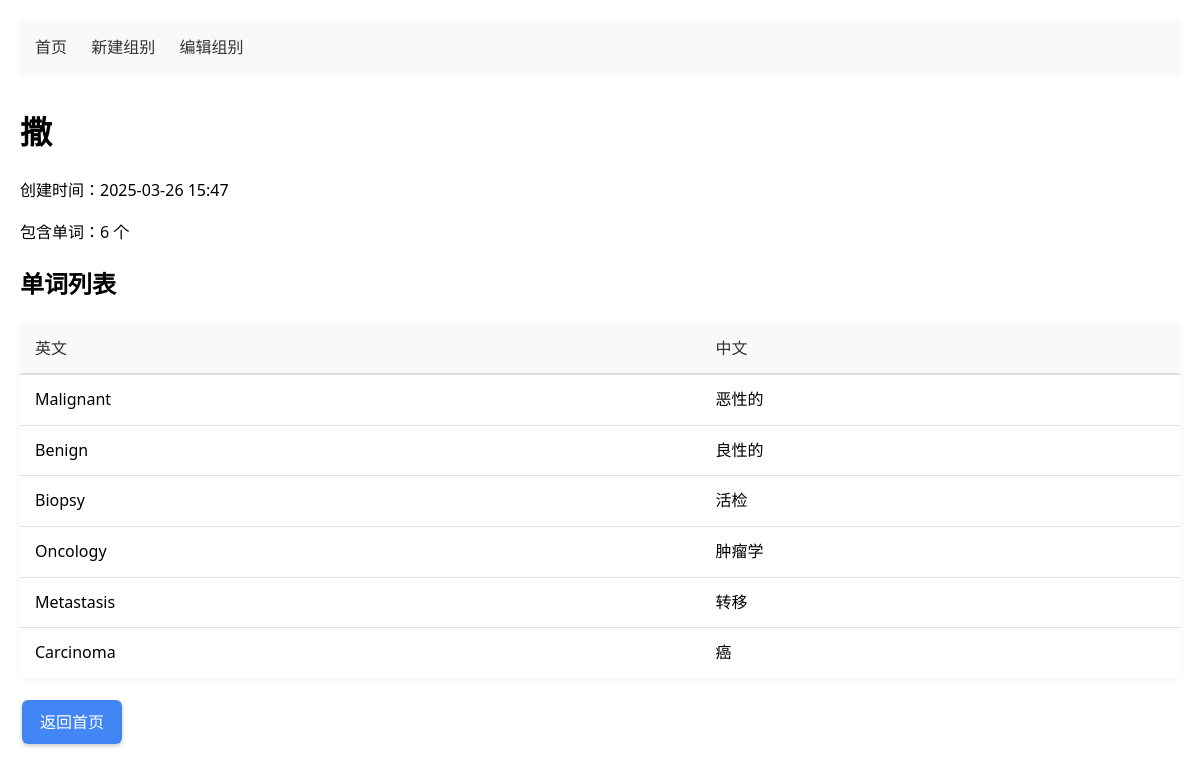
The page /groups/4 on the database its author committed.
### app/models.py (models this page shows)
class WordGroup(db.Model):
    id = db.Column(db.Integer, primary_key=True)
    name = db.Column(db.String(100), unique=True, nullable=False)
    created_at = db.Column(db.DateTime, default=datetime.utcnow)
    words = db.relationship('Word', backref='group', lazy='dynamic', cascade='all, delete-orphan')
    stats = db.relationship('GroupStats', backref='group', uselist=False, cascade='all, delete-orphan')

class Word(db.Model):
    id = db.Column(db.Integer, primary_key=True)
    english = db.Column(db.String(100), nullable=False)
    chinese = db.Column(db.String(100), nullable=False)
    group_id = db.Column(db.Integer, db.ForeignKey('word_group.id', ondelete='CASCADE'))  # 正确

### app/blueprints/groups.py (the view)
@groups_bp.route('/<int:group_id>')
def group_detail(group_id):
    group = WordGroup.query.get_or_404(group_id)
    return render_template('group_detail.html', group=group)

### app/templates/group_detail.html (shortened to what this page needs)
{% extends "base.html" %}
{% block content %}
<h1>{{ group.name }}</h1>
<div class="meta-info">
    <p>创建时间：{{ group.created_at.strftime('%Y-%m-%d %H:%M') }}</p>
    <p>包含单词：{{ group.words.count() }} 个</p>
</div>
<div class="words-list">
    <h2>单词列表</h2>
    <table>
        <thead>
            <tr>
                <th>英文</th>
                <th>中文</th>
            </tr>
        </thead>
        <tbody>
            {% for word in group.words %}
            <tr>
                <td>{{ word.english }}</td>
                <td>{{ word.chinese }}</td>
            </tr>
            {% endfor %}
        </tbody>
    </table>
</div>
<div class="actions">
    <a href="{{ url_for('main.index') }}" class="btn btn-primary">返回首页</a>
</div>
{% endblock %}

### app/static/style.css (style rules this page uses)
body { font-family: 'Segoe UI', Tahoma, Geneva, Verdana, sans-serif; max-width: 1200px; margin: 0 auto; padding: 20px; line-height: 1.6; }
.actions { display: flex; flex-wrap: wrap; gap: 8px; margin-top: 15px; }
.btn { display: inline-block; padding: 10px 18px; margin: 5px; border: none; border-radius: 6px; box-shadow: 0 2px 4px rgba(0,0,0,0.2); text-decoration: none; text-align: center; font-weight: 500; font-size: 1rem; cursor: pointer; transition: all 0.3s ease; }
button.btn, a.btn { font-size: 1rem; font-family: inherit; line-height: 1.5; }
.btn-primary { background: #4285f4; color: white; }
table { width: 100%; border-collapse: collapse; margin: 20px 0; box-shadow: 0 2px 8px rgba(0,0,0,0.05); border-radius: 8px; overflow: hidden; }
th, td { padding: 12px 15px; text-align: left; border-bottom: 1px solid #e0e0e0; }
thead th { background-color: #f8f9fa; color: #333; font-weight: 500; border-bottom: 2px solid #ddd; }
tbody tr:last-child td { border-bottom: none; }
.actions .btn { margin: 2px; }

### rows shown on the page
WordGroup: name "撒", created_at "2025-03-26 15:47"
Word: english "Malignant", chinese "恶性的"
Word: english "Benign", chinese "良性的"
Word: english "Biopsy", chinese "活检"
Word: english "Oncology", chinese "肿瘤学"
Word: english "Metastasis", chinese "转移"
Word: english "Carcinoma", chinese "癌"

### other values the page prints
{{ group.words.count() }} "6"
